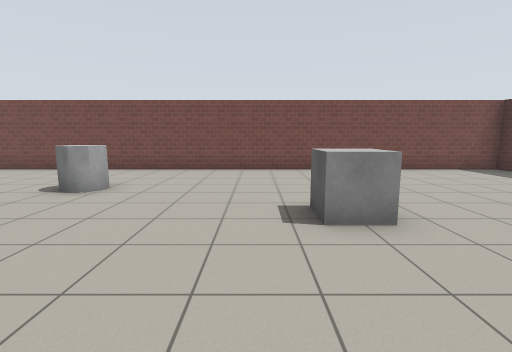
View 1 (above)

19 first-person views from a walk through a world built for the Gazebo simulator. The camera is 1.2 m above the floor, tilts 8° down and sees 85° across. The floor is counted in squares, 1 m on a side. Each view is taken from the middle of a square. On the plan, view 1 faces up. The plan holds only what a view shows up to about 12 squares ahead; the rest is blank. The robots in the file are not drawn. Gazebo's built-in surfaces are drawn with simple patterns.

View 2
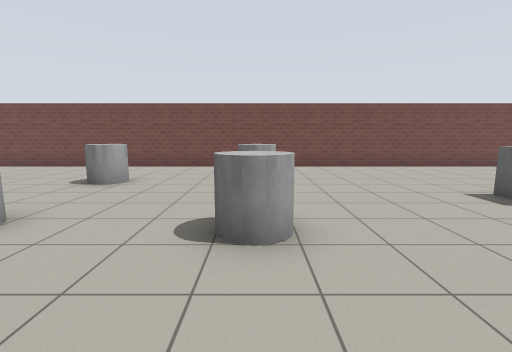

View 3
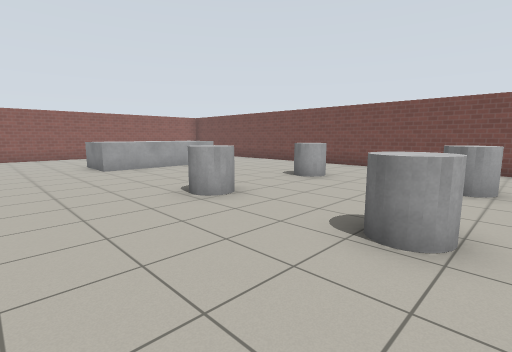

View 4
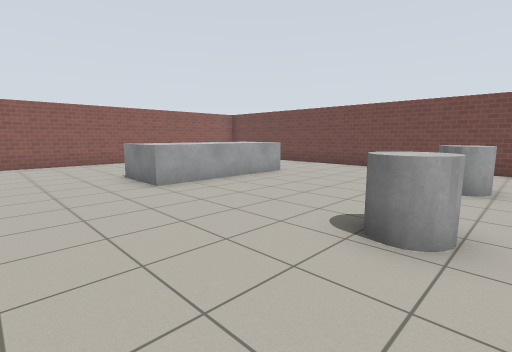

View 5
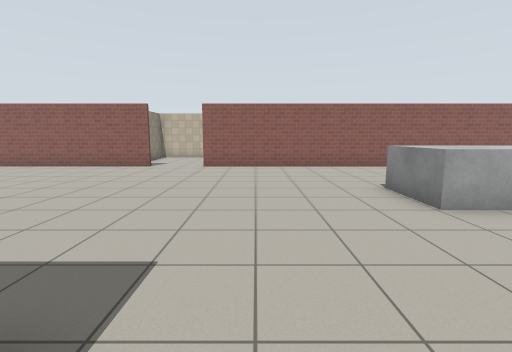

View 6
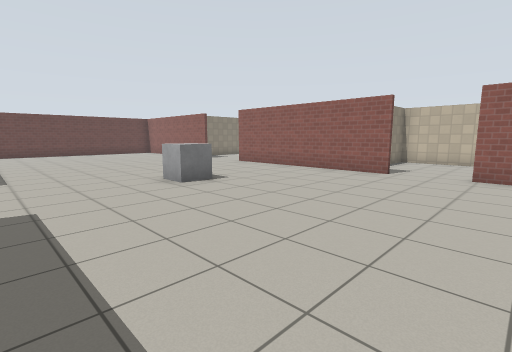

View 7
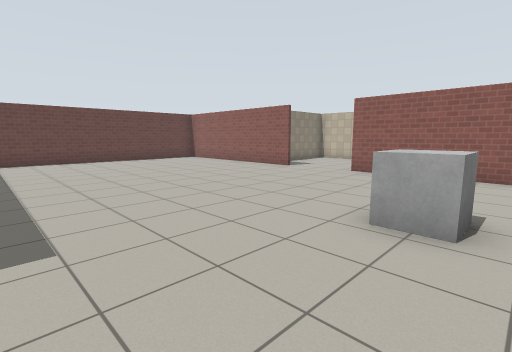

View 8
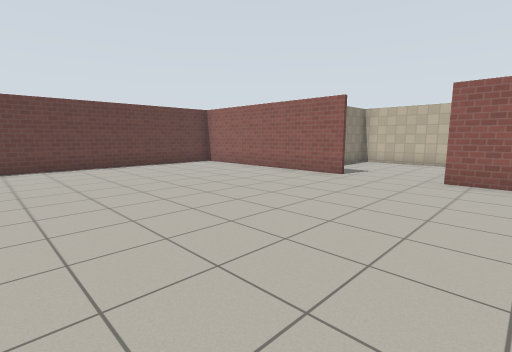

View 9
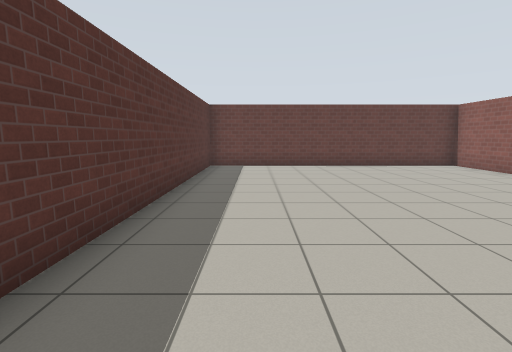

View 10
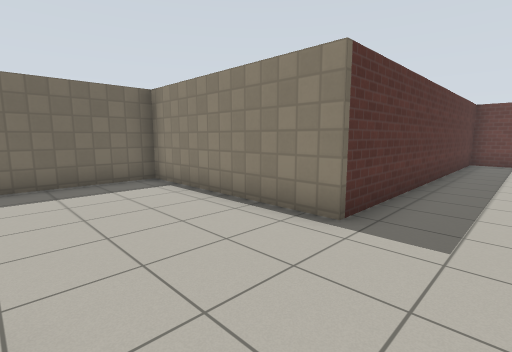

View 11
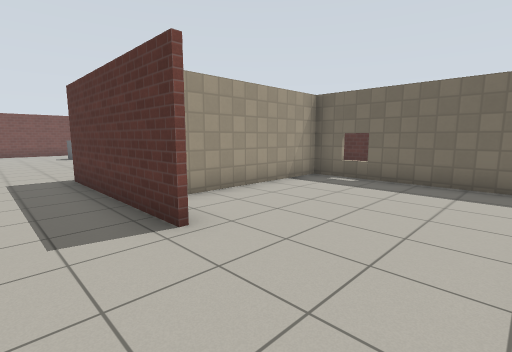

View 12
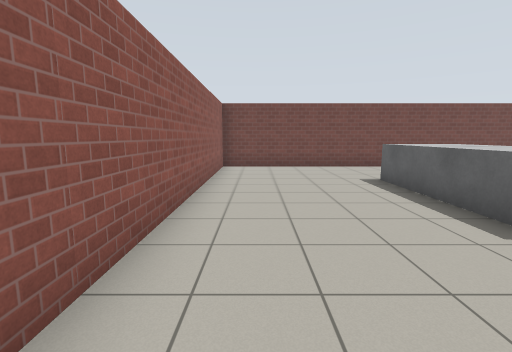

View 13
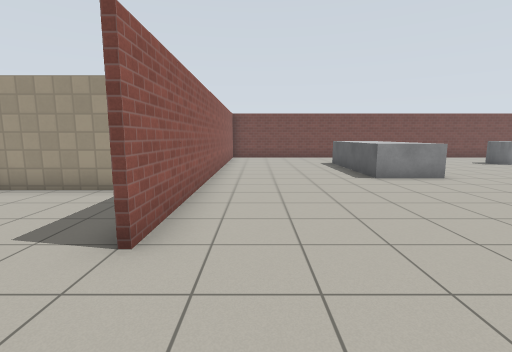

View 14
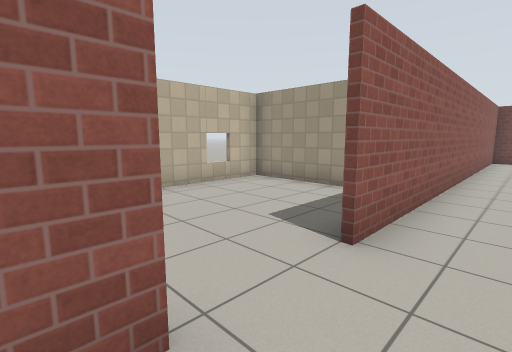

View 15
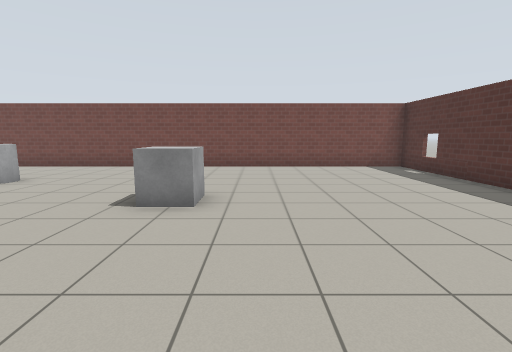

View 16
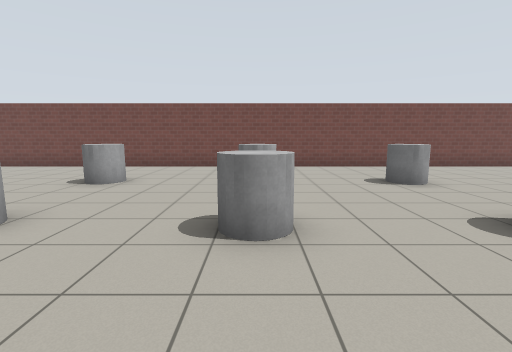

View 17
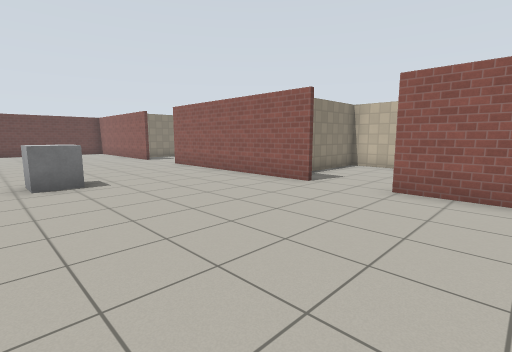

View 18
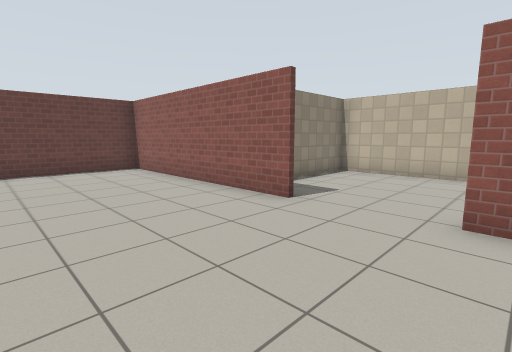

View 19
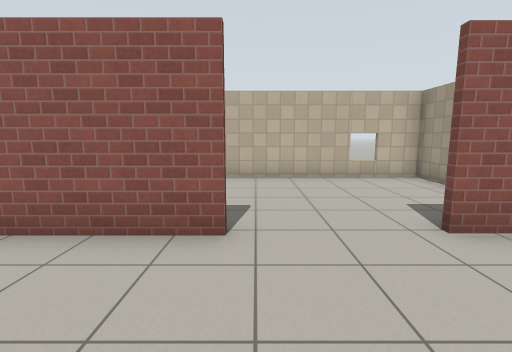

### Floor plan
Points are (right, up) in squares from view 1. A wall is a line through its corners. A room is listed if a view was taken in it or the views show most of it. See-through windows are left out.
Room 1 (views 1, 2, 3, 4, 5, 6, 7, 8, 9, 10, 11, 12, 13, 14, 15, 16, 17, 18, 19)
walls: (-14.1, -7.7) (-14.1, -2.1); (-24.4, -5.3) (-24.4, -12.6); (-27.9, -10.2) (-29.3, -10.2) (-29.3, -16.9) (-26.4, -16.9); (-24.4, -15.3) (-24.4, -22.7) (-14.1, -22.7) (-14.1, -11.6) (-8.2, -11.6) (-8.2, -5.9) (-13, -5.9); (8.9, 5.2) (8.9, 10.3) (-24.4, 10.3) (-24.4, -3.3)
ways out: opening at (-23.5, -4.5) to room 2; open door at (-19, -23)
objects: grey box (-20, -9) to (-19, -9); grey box (-19, 2) to (-18, 6); grey cylinder (-12, 2) to (-12, 3); grey cylinder (-12, 6) to (-12, 7); grey cylinder (-8, 2) to (-8, 3); grey cylinder (-8, 6) to (-8, 7); grey cylinder (-4, 2) to (-4, 3); grey cylinder (-4, 6) to (-4, 7); grey box (1, 4) to (2, 4)
Room 2 (no view inside)
walls: (-26.1, 0.2) (-29.3, 0.2) (-29.3, -6.5) (-26.2, -6.5)
ways out: opening at (-23.5, -4.5) to room 1

Where each view was taken, in squares from view 1:
view 1: 0 up, 0 right, facing up
view 2: 1 down, 4 left, facing up
view 3: 1 down, 7 left, facing up-left
view 4: 1 down, 11 left, facing up-left
view 5: 1 down, 13 left, facing left
view 6: 2 down, 15 left, facing down-left
view 7: 8 down, 15 left, facing down-left
view 8: 11 down, 16 left, facing down-left
view 9: 11 down, 16 left, facing down
view 10: 8 down, 16 left, facing down-right
view 11: 11 down, 16 left, facing up-right
view 12: 1 down, 23 left, facing up
view 13: 6 down, 23 left, facing up
view 14: 6 down, 23 left, facing up-left
view 15: 1 down, 3 right, facing up
view 16: 1 down, 8 left, facing up
view 17: 1 down, 18 left, facing down-left
view 18: 12 down, 20 left, facing down-left
view 19: 15 down, 21 left, facing left
